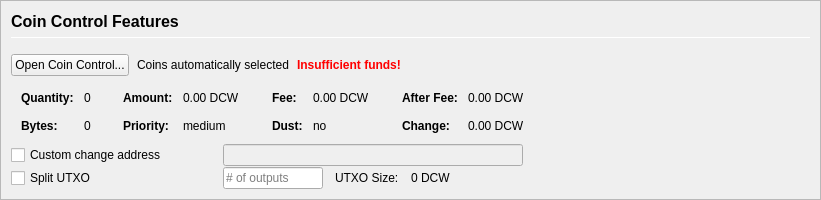
         <widget class="QFrame" name="frameCoinControl">
          <property name="sizePolicy">
           <sizepolicy hsizetype="Expanding" vsizetype="Expanding">
            <horstretch>0</horstretch>
            <verstretch>0</verstretch>
           </sizepolicy>
          </property>
          <property name="maximumSize">
           <size>
            <width>16777215</width>
            <height>16777215</height>
           </size>
          </property>
          <property name="frameShape">
           <enum>QFrame::StyledPanel</enum>
          </property>
          <property name="frameShadow">
           <enum>QFrame::Sunken</enum>
          </property>
          <layout class="QVBoxLayout" name="verticalLayoutCoinControl2">
           <property name="spacing">
            <number>0</number>
           </property>
           <property name="leftMargin">
            <number>0</number>
           </property>
           <property name="topMargin">
            <number>0</number>
           </property>
           <property name="rightMargin">
            <number>0</number>
           </property>
           <property name="bottomMargin">
            <number>0</number>
           </property>
           <item>
            <widget class="QFrame" name="frameCoinControl_BG">
             <layout class="QVBoxLayout" name="verticalLayoutCoinControl" stretch="0,0,0,0,0,0">
              <property name="spacing">
               <number>1</number>
              </property>
              <property name="leftMargin">
               <number>10</number>
              </property>
              <property name="topMargin">
               <number>10</number>
              </property>
              <item>
               <layout class="QHBoxLayout" name="horizontalLayoutCoinControl1">
                <property name="bottomMargin">
                 <number>15</number>
                </property>
                <item>
                 <layout class="QVBoxLayout" name="verticalLayout_3">
                  <property name="spacing">
                   <number>6</number>
                  </property>
                  <item>
                   <widget class="QLabel" name="labelCoinControlFeatures">
                    <property name="sizePolicy">
                     <sizepolicy hsizetype="Preferred" vsizetype="Maximum">
                      <horstretch>0</horstretch>
                      <verstretch>0</verstretch>
                     </sizepolicy>
                    </property>
                    <property name="minimumSize">
                     <size>
                      <width>0</width>
                      <height>20</height>
                     </size>
                    </property>
                    <property name="font">
                     <font>
                      <pointsize>12</pointsize>
                      <weight>75</weight>
                      <bold>true</bold>
                     </font>
                    </property>
                    <property name="styleSheet">
                     <string notr="true">font-weight:bold;</string>
                    </property>
                    <property name="text">
                     <string>Coin Control Features</string>
                    </property>
                   </widget>
                  </item>
                  <item>
                   <widget class="Line" name="line">
                    <property name="minimumSize">
                     <size>
                      <width>0</width>
                      <height>1</height>
                     </size>
                    </property>
                    <property name="maximumSize">
                     <size>
                      <width>16777215</width>
                      <height>1</height>
                     </size>
                    </property>
                    <property name="orientation">
                     <enum>Qt::Horizontal</enum>
                    </property>
                   </widget>
                  </item>
                 </layout>
                </item>
               </layout>
              </item>
              <item>
               <layout class="QHBoxLayout" name="horizontalLayoutCoinControl2" stretch="0,0,0,0">
                <property name="spacing">
                 <number>8</number>
                </property>
                <property name="bottomMargin">
                 <number>10</number>
                </property>
                <item>
                 <widget class="QPushButton" name="pushButtonCoinControl">
                  <property name="styleSheet">
                   <string notr="true"/>
                  </property>
                  <property name="text">
                   <string>Open Coin Control...</string>
                  </property>
                  <property name="autoDefault">
                   <bool>false</bool>
                  </property>
                 </widget>
                </item>
                <item>
                 <widget class="QLabel" name="labelCoinControlAutomaticallySelected">
                  <property name="text">
                   <string>Coins automatically selected</string>
                  </property>
                  <property name="margin">
                   <number>5</number>
                  </property>
                 </widget>
                </item>
                <item>
                 <widget class="QLabel" name="labelCoinControlInsuffFunds">
                  <property name="font">
                   <font>
                    <weight>75</weight>
                    <bold>true</bold>
                   </font>
                  </property>
                  <property name="styleSheet">
                   <string notr="true">color:red;font-weight:bold;</string>
                  </property>
                  <property name="text">
                   <string>Insufficient funds!</string>
                  </property>
                  <property name="margin">
                   <number>5</number>
                  </property>
                 </widget>
                </item>
                <item>
                 <spacer name="horizontalSpacerCoinControl">
                  <property name="orientation">
                   <enum>Qt::Horizontal</enum>
                  </property>
                  <property name="sizeHint" stdset="0">
                   <size>
                    <width>40</width>
                    <height>1</height>
                   </size>
                  </property>
                 </spacer>
                </item>
               </layout>
              </item>
              <item>
               <widget class="QWidget" name="widgetCoinControl" native="true">
                <property name="sizePolicy">
                 <sizepolicy hsizetype="Preferred" vsizetype="Preferred">
                  <horstretch>0</horstretch>
                  <verstretch>0</verstretch>
                 </sizepolicy>
                </property>
                <property name="minimumSize">
                 <size>
                  <width>0</width>
                  <height>0</height>
                 </size>
                </property>
                <property name="styleSheet">
                 <string notr="true"/>
                </property>
                <layout class="QHBoxLayout" name="horizontalLayoutCoinControl5">
                 <property name="leftMargin">
                  <number>0</number>
                 </property>
                 <property name="topMargin">
                  <number>0</number>
                 </property>
                 <property name="rightMargin">
                  <number>0</number>
                 </property>
                 <property name="bottomMargin">
                  <number>0</number>
                 </property>
                 <item>
                  <layout class="QHBoxLayout" name="horizontalLayoutCoinControl3" stretch="0,0,0,1">
                   <property name="spacing">
                    <number>20</number>
                   </property>
                   <property name="topMargin">
                    <number>0</number>
                   </property>
                   <property name="bottomMargin">
                    <number>10</number>
                   </property>
                   <item>
                    <layout class="QFormLayout" name="formLayoutCoinControl1">
                     <property name="horizontalSpacing">
                      <number>10</number>
                     </property>
                     <property name="verticalSpacing">
                      <number>14</number>
                     </property>
                     <property name="leftMargin">
                      <number>10</number>
                     </property>
                     <property name="topMargin">
                      <number>4</number>
                     </property>
                     <property name="rightMargin">
                      <number>6</number>
                     </property>
                     <item row="0" column="0">
                      <widget class="QLabel" name="labelCoinControlQuantityText">
                       <property name="font">
                        <font>
                         <weight>75</weight>
                         <bold>true</bold>
                        </font>
                       </property>
                       <property name="text">
                        <string>Quantity:</string>
                       </property>
                       <property name="margin">
                        <number>0</number>
                       </property>
                      </widget>
                     </item>
                     <item row="0" column="1">
                      <widget class="QLabel" name="labelCoinControlQuantity">
                       <property name="cursor">
                        <cursorShape>IBeamCursor</cursorShape>
                       </property>
                       <property name="contextMenuPolicy">
                        <enum>Qt::ActionsContextMenu</enum>
                       </property>
                       <property name="text">
                        <string notr="true">0</string>
                       </property>
                       <property name="margin">
                        <number>0</number>
                       </property>
                       <property name="textInteractionFlags">
                        <set>Qt::LinksAccessibleByMouse|Qt::TextSelectableByKeyboard|Qt::TextSelectableByMouse</set>
                       </property>
                      </widget>
                     </item>
                     <item row="1" column="0">
                      <widget class="QLabel" name="labelCoinControlBytesText">
                       <property name="font">
                        <font>
                         <weight>75</weight>
                         <bold>true</bold>
                        </font>
                       </property>
                       <property name="text">
                        <string>Bytes:</string>
                       </property>
                      </widget>
                     </item>
                     <item row="1" column="1">
                      <widget class="QLabel" name="labelCoinControlBytes">
                       <property name="cursor">
                        <cursorShape>IBeamCursor</cursorShape>
                       </property>
                       <property name="contextMenuPolicy">
                        <enum>Qt::ActionsContextMenu</enum>
                       </property>
                       <property name="text">
                        <string notr="true">0</string>
                       </property>
                       <property name="textInteractionFlags">
                        <set>Qt::LinksAccessibleByMouse|Qt::TextSelectableByKeyboard|Qt::TextSelectableByMouse</set>
                       </property>
                      </widget>
                     </item>
                    </layout>
                   </item>
                   <item>
                    <layout class="QFormLayout" name="formLayoutCoinControl2">
                     <property name="horizontalSpacing">
                      <number>10</number>
                     </property>
                     <property name="verticalSpacing">
                      <number>14</number>
                     </property>
                     <property name="leftMargin">
                      <number>6</number>
                     </property>
                     <property name="topMargin">
                      <number>4</number>
                     </property>
                     <property name="rightMargin">
                      <number>6</number>
                     </property>
                     <item row="0" column="0">
                      <widget class="QLabel" name="labelCoinControlAmountText">
                       <property name="font">
                        <font>
                         <weight>75</weight>
                         <bold>true</bold>
                        </font>
                       </property>
                       <property name="text">
                        <string>Amount:</string>
                       </property>
                       <property name="margin">
                        <number>0</number>
                       </property>
                      </widget>
                     </item>
                     <item row="0" column="1">
                      <widget class="QLabel" name="labelCoinControlAmount">
                       <property name="cursor">
                        <cursorShape>IBeamCursor</cursorShape>
                       </property>
                       <property name="contextMenuPolicy">
                        <enum>Qt::ActionsContextMenu</enum>
                       </property>
                       <property name="text">
                        <string notr="true">0.00 DCW</string>
                       </property>
                       <property name="textInteractionFlags">
                        <set>Qt::LinksAccessibleByMouse|Qt::TextSelectableByKeyboard|Qt::TextSelectableByMouse</set>
                       </property>
                      </widget>
                     </item>
                     <item row="1" column="0">
                      <widget class="QLabel" name="labelCoinControlPriorityText">
                       <property name="font">
                        <font>
                         <weight>75</weight>
                         <bold>true</bold>
                        </font>
                       </property>
                       <property name="text">
                        <string>Priority:</string>
                       </property>
                      </widget>
                     </item>
                     <item row="1" column="1">
                      <widget class="QLabel" name="labelCoinControlPriority">
                       <property name="cursor">
                        <cursorShape>IBeamCursor</cursorShape>
                       </property>
                       <property name="contextMenuPolicy">
                        <enum>Qt::ActionsContextMenu</enum>
                       </property>
                       <property name="text">
                        <string>medium</string>
                       </property>
                       <property name="textInteractionFlags">
                        <set>Qt::LinksAccessibleByMouse|Qt::TextSelectableByKeyboard|Qt::TextSelectableByMouse</set>
                       </property>
                      </widget>
                     </item>
                    </layout>
                   </item>
                   <item>
                    <layout class="QFormLayout" name="formLayoutCoinControl3">
                     <property name="horizontalSpacing">
                      <number>10</number>
                     </property>
                     <property name="verticalSpacing">
                      <number>14</number>
                     </property>
                     <property name="leftMargin">
                      <number>6</number>
                     </property>
                     <property name="topMargin">
                      <number>4</number>
                     </property>
                     <property name="rightMargin">
                      <number>6</number>
                     </property>
                     <item row="0" column="0">
                      <widget class="QLabel" name="labelCoinControlFeeText">
                       <property name="font">
                        <font>
                         <weight>75</weight>
                         <bold>true</bold>
                        </font>
                       </property>
                       <property name="text">
                        <string>Fee:</string>
                       </property>
                       <property name="margin">
                        <number>0</number>
                       </property>
                      </widget>
                     </item>
                     <item row="0" column="1">
                      <widget class="QLabel" name="labelCoinControlFee">
                       <property name="cursor">
                        <cursorShape>IBeamCursor</cursorShape>
                       </property>
                       <property name="contextMenuPolicy">
                        <enum>Qt::ActionsContextMenu</enum>
                       </property>
                       <property name="text">
                        <string notr="true">0.00 DCW</string>
                       </property>
                       <property name="textInteractionFlags">
                        <set>Qt::LinksAccessibleByMouse|Qt::TextSelectableByKeyboard|Qt::TextSelectableByMouse</set>
                       </property>
                      </widget>
                     </item>
                     <item row="1" column="0">
                      <widget class="QLabel" name="labelCoinControlLowOutputText">
                       <property name="font">
                        <font>
                         <weight>75</weight>
                         <bold>true</bold>
                        </font>
                       </property>
                       <property name="text">
                        <string>Dust:</string>
                       </property>
                      </widget>
                     </item>
                     <item row="1" column="1">
                      <widget class="QLabel" name="labelCoinControlLowOutput">
                       <property name="cursor">
                        <cursorShape>IBeamCursor</cursorShape>
                       </property>
                       <property name="contextMenuPolicy">
                        <enum>Qt::ActionsContextMenu</enum>
                       </property>
                       <property name="text">
                        <string>no</string>
                       </property>
                       <property name="textInteractionFlags">
                        <set>Qt::LinksAccessibleByMouse|Qt::TextSelectableByKeyboard|Qt::TextSelectableByMouse</set>
                       </property>
                      </widget>
                     </item>
                    </layout>
                   </item>
                   <item>
                    <layout class="QFormLayout" name="formLayoutCoinControl4">
                     <property name="horizontalSpacing">
                      <number>10</number>
                     </property>
                     <property name="verticalSpacing">
                      <number>14</number>
                     </property>
                     <property name="leftMargin">
                      <number>6</number>
                     </property>
                     <property name="topMargin">
                      <number>4</number>
                     </property>
                     <property name="rightMargin">
                      <number>6</number>
                     </property>
                     <item row="0" column="0">
                      <widget class="QLabel" name="labelCoinControlAfterFeeText">
                       <property name="font">
                        <font>
                         <weight>75</weight>
                         <bold>true</bold>
                        </font>
                       </property>
                       <property name="text">
                        <string>After Fee:</string>
                       </property>
                       <property name="margin">
                        <number>0</number>
                       </property>
                      </widget>
                     </item>
                     <item row="0" column="1">
                      <widget class="QLabel" name="labelCoinControlAfterFee">
                       <property name="cursor">
                        <cursorShape>IBeamCursor</cursorShape>
                       </property>
                       <property name="contextMenuPolicy">
                        <enum>Qt::ActionsContextMenu</enum>
                       </property>
                       <property name="text">
                        <string notr="true">0.00 DCW</string>
                       </property>
                       <property name="textInteractionFlags">
                        <set>Qt::LinksAccessibleByMouse|Qt::TextSelectableByKeyboard|Qt::TextSelectableByMouse</set>
                       </property>
                      </widget>
                     </item>
                     <item row="1" column="0">
                      <widget class="QLabel" name="labelCoinControlChangeText">
                       <property name="font">
                        <font>
                         <weight>75</weight>
                         <bold>true</bold>
                        </font>
                       </property>
                       <property name="text">
                        <string>Change:</string>
                       </property>
                      </widget>
                     </item>
                     <item row="1" column="1">
                      <widget class="QLabel" name="labelCoinControlChange">
                       <property name="cursor">
                        <cursorShape>IBeamCursor</cursorShape>
                       </property>
                       <property name="contextMenuPolicy">
                        <enum>Qt::ActionsContextMenu</enum>
                       </property>
                       <property name="text">
                        <string notr="true">0.00 DCW</string>
                       </property>
                       <property name="textInteractionFlags">
                        <set>Qt::LinksAccessibleByMouse|Qt::TextSelectableByKeyboard|Qt::TextSelectableByMouse</set>
                       </property>
                      </widget>
                     </item>
                    </layout>
                   </item>
                  </layout>
                 </item>
                </layout>
               </widget>
              </item>
              <item>
               <layout class="QHBoxLayout" name="horizontalLayoutCoinControl4">
                <property name="spacing">
                 <number>12</number>
                </property>
                <property name="sizeConstraint">
                 <enum>QLayout::SetDefaultConstraint</enum>
                </property>
                <property name="topMargin">
                 <number>0</number>
                </property>
                <property name="rightMargin">
                 <number>0</number>
                </property>
                <item>
                 <widget class="QCheckBox" name="checkBoxCoinControlChange">
                  <property name="sizePolicy">
                   <sizepolicy hsizetype="Preferred" vsizetype="Preferred">
                    <horstretch>0</horstretch>
                    <verstretch>0</verstretch>
                   </sizepolicy>
                  </property>
                  <property name="minimumSize">
                   <size>
                    <width>200</width>
                    <height>0</height>
                   </size>
                  </property>
                  <property name="maximumSize">
                   <size>
                    <width>200</width>
                    <height>16777215</height>
                   </size>
                  </property>
                  <property name="toolTip">
                   <string>If this is activated, but the change address is empty or invalid, change will be sent to a newly generated address.</string>
                  </property>
                  <property name="text">
                   <string>Custom change address</string>
                  </property>
                 </widget>
                </item>
                <item>
                 <widget class="QValidatedLineEdit" name="lineEditCoinControlChange">
                  <property name="enabled">
                   <bool>false</bool>
                  </property>
                  <property name="sizePolicy">
                   <sizepolicy hsizetype="Preferred" vsizetype="Preferred">
                    <horstretch>0</horstretch>
                    <verstretch>0</verstretch>
                   </sizepolicy>
                  </property>
                  <property name="minimumSize">
                   <size>
                    <width>300</width>
                    <height>0</height>
                   </size>
                  </property>
                 </widget>
                </item>
                <item>
                 <widget class="QLabel" name="labelCoinControlChangeLabel">
                  <property name="sizePolicy">
                   <sizepolicy hsizetype="Preferred" vsizetype="Preferred">
                    <horstretch>0</horstretch>
                    <verstretch>0</verstretch>
                   </sizepolicy>
                  </property>
                  <property name="minimumSize">
                   <size>
                    <width>100</width>
                    <height>0</height>
                   </size>
                  </property>
                  <property name="text">
                   <string/>
                  </property>
                  <property name="margin">
                   <number>3</number>
                  </property>
                 </widget>
                </item>
               </layout>
              </item>
              <item>
               <layout class="QHBoxLayout" name="horizontalLayoutCoinControl6">
                <property name="spacing">
                 <number>12</number>
                </property>
                <property name="rightMargin">
                 <number>0</number>
                </property>
                <item>
                 <widget class="QCheckBox" name="splitBlockCheckBox">
                  <property name="sizePolicy">
                   <sizepolicy hsizetype="Preferred" vsizetype="Preferred">
                    <horstretch>0</horstretch>
                    <verstretch>0</verstretch>
                   </sizepolicy>
                  </property>
                  <property name="minimumSize">
                   <size>
                    <width>200</width>
                    <height>0</height>
                   </size>
                  </property>
                  <property name="maximumSize">
                   <size>
                    <width>200</width>
                    <height>16777215</height>
                   </size>
                  </property>
                  <property name="text">
                   <string>Split UTXO</string>
                  </property>
                 </widget>
                </item>
                <item>
                 <widget class="QLineEdit" name="splitBlockLineEdit">
                  <property name="sizePolicy">
                   <sizepolicy hsizetype="Preferred" vsizetype="Preferred">
                    <horstretch>50</horstretch>
                    <verstretch>0</verstretch>
                   </sizepolicy>
                  </property>
                  <property name="minimumSize">
                   <size>
                    <width>100</width>
                    <height>0</height>
                   </size>
                  </property>
                  <property name="maximumSize">
                   <size>
                    <width>100</width>
                    <height>16777215</height>
                   </size>
                  </property>
                  <property name="placeholderText">
                   <string># of outputs</string>
                  </property>
                 </widget>
                </item>
                <item>
                 <widget class="QLabel" name="labelBlockSizeText">
                  <property name="text">
                   <string>UTXO Size:</string>
                  </property>
                 </widget>
                </item>
                <item>
                 <widget class="QLabel" name="labelBlockSize">
                  <property name="text">
                   <string>0 DCW</string>
                  </property>
                 </widget>
                </item>
                <item>
                 <spacer name="horizontalSpacer_7">
                  <property name="orientation">
                   <enum>Qt::Horizontal</enum>
                  </property>
                  <property name="sizeHint" stdset="0">
                   <size>
                    <width>40</width>
                    <height>20</height>
                   </size>
                  </property>
                 </spacer>
                </item>
               </layout>
              </item>
              <item>
               <spacer name="verticalSpacerCoinControl">
                <property name="orientation">
                 <enum>Qt::Vertical</enum>
                </property>
                <property name="sizeHint" stdset="0">
                 <size>
                  <width>800</width>
                  <height>1</height>
                 </size>
                </property>
               </spacer>
              </item>
             </layout>
            </widget>
           </item>
          </layout>
         </widget>
